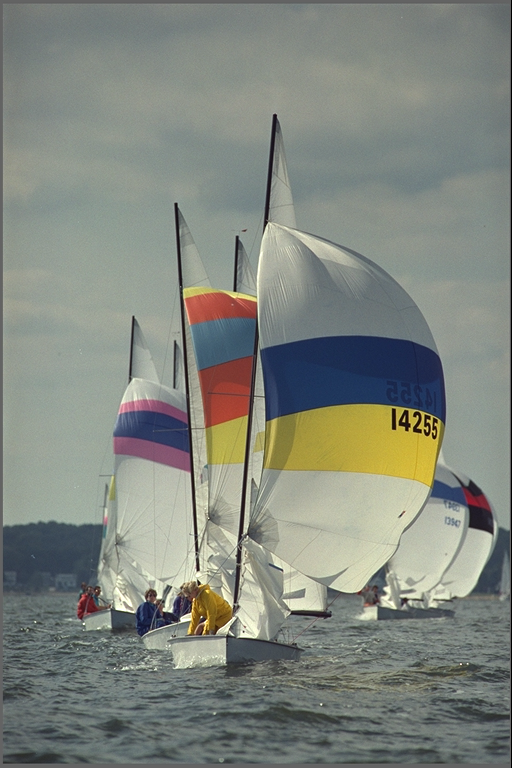
#> input picture lab4_vision/images/sailboats_col.png, 512 x 768 px; the run also reads 1 picture not shown here
$ jupyter execute vision.ipynb   (older library calls are emulated)
#> lines starting #> are read from the running program, lines starting #| are printed output that depends on the picture
ZAD 1. Zrealizować operację filtracji barwnego obrazu cyfrowego.
Do realizacji zadania wykorzystać obrazy zaszumione (szumem gaussowskim oraz impulsowym).
Każdy z obrazów wejściowych poddać przetwarzaniu filtrem wygładzającym (Gaussa) i filtrem
medianowym. Każdy obraz wynikowy wyświetlić i obliczyć dla niego PSNR (w stosunku do obrazu
oryginalnego, nie zaszumionego!, funkcja do obliczania PSNR dostępna jest w przykładowym
skrypcie). Ocenić działanie filtrów dla masek o rozmiarach: 3x3, 5x5, 7x7.
Zebrać w tabeli PSNR dla różnych rodzajów szumów, filtrów i rozmiarów maski.
Jaki wpływ na skuteczność filtracji i na zniekształcenie obrazu ma rozmiar maski filtru?
Czy ocena subiektywna uzyskanych obrazów wynikowych, jest zgodna z PSNR (lepsza jakość –
większy PSNR)?

[cell 1]
# Import the necessary packages and initialize the list of reference
import os
import cv2
import numpy as np
import matplotlib.pyplot as plt

images_dir = "images/"
image = cv2.imread(images_dir+"sailboats_col.png", cv2.IMREAD_UNCHANGED)
#> image is the input picture: shape (768, 512, 3); mean B, G, R 126, 134.4, 129.2
image_noise = cv2.imread(images_dir+"sailboats_col_noise.png", cv2.IMREAD_UNCHANGED)
image_inoise1 = cv2.imread(images_dir+"sailboats_col_inoise1.png", cv2.IMREAD_UNCHANGED)
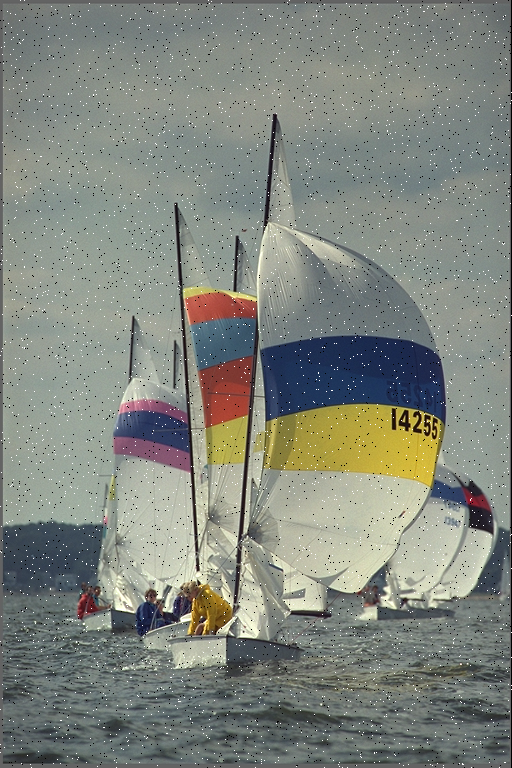
#> input picture lab4_vision/images/sailboats_col_inoise1.png, 512 x 768 px
#> image_inoise1 is the input picture: shape (768, 512, 3); mean B, G, R 126, 134.2, 129.2

[cell 2]
# Display image
def imshow(img, img_title="image"):
    if (img.dtype == np.float32) or (img.dtype == np.float64):
        img_ = img/255
    else:
        img_ = img

    cv2.imshow(img_title, img_)
    cv2.waitKey(0)
    cv2.destroyAllWindows()

# Calculate PSNR
def calcPSNR(img1, img2):
    imax = 255.**2
    mse = ((img1.astype(np.float64)-img2)**2).sum()/img1.size
    return 10.0*np.log10(imax/mse)

[cell 3]
os.makedirs("results1", exist_ok=True)

# Blur and save images for different map sizes
def blur(image_noise, map_sizes, path_to_save):
#> called with path_to_save = './results1/1_'
    for map_size in map_sizes:
        gblur_img = cv2.GaussianBlur(image_noise, map_size, 0)
        cv2.imwrite(path_to_save+f"gblur{map_size}.png", gblur_img)
#> this loop made 3 passes
#> pass 3, in blur, `gblur_img = cv2.GaussianBlur(image_noise, map_size, 0)`:
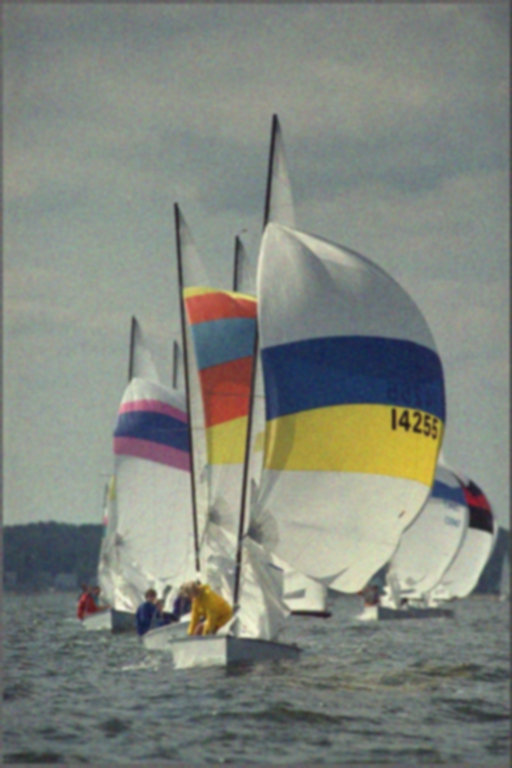
#> gblur_img: shape (768, 512, 3); mean B, G, R 126.1, 134.4, 129.3

    for map_size in map_sizes:
        mblur_img = cv2.medianBlur(image_noise, map_size[0])
        cv2.imwrite(path_to_save+f"mblur{map_size}.png", mblur_img)

map_sizes = [(3, 3), (5, 5), (7, 7)]
blur(image_noise, map_sizes, "./results1/1_")
blur(image_inoise1, map_sizes, "./results1/2_")

ZAD. 2 Zrealizować operację wyrównania histogramu dla obrazu barwnego i zapisać obraz wynikowy do
pliku. UWAGA: operację wyrównania histogramu należy wykonać wyłącznie dla składowej
odpowiadającej za jasność, w tym celu należy wejściowy obraz RGB skonwertować do innej
przestrzeni (np. YCbCr/YUV), a po wyrównaniu histogramu dla właściwej składowej powrócić do
pierwotnego formatu.
Porównać uzyskane obrazy i ich histogramy (w szczególności: histogram dla składowej, dla której
wykonano operację wyrównywania histogramu).

[cell 4]
os.makedirs("results2", exist_ok=True)

# Make a histogram of the original image and the equalized image
plt.figure()
image_hist = plt.hist(image.flatten(), 256, range=[0.0, 255.0])
plt.savefig("results2/image_hist.png")
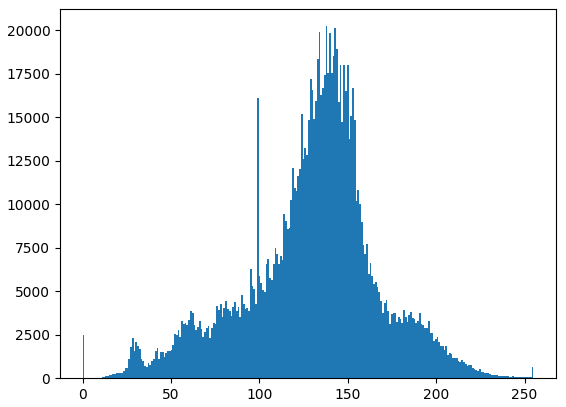
#> figure drawn by matplotlib, 1 panel; tallest bar 20242 high, from x = 137.5 to 138.5

plt.figure()
image_YCrCb = cv2.cvtColor(image, cv2.COLOR_BGR2YCrCb)
#> image_YCrCb: shape (768, 512, 3); mean of channels 0, 1, 2 131.9, 126.1, 124.7
image_YCrCb[:,:,0] = cv2.equalizeHist(image_YCrCb[:,:,0])
#> image_YCrCb: shape (768, 512, 3); mean of channels 0, 1, 2 128.5, 126.1, 124.7
image_equ = cv2.cvtColor(image_YCrCb, cv2.COLOR_YCrCb2BGR)
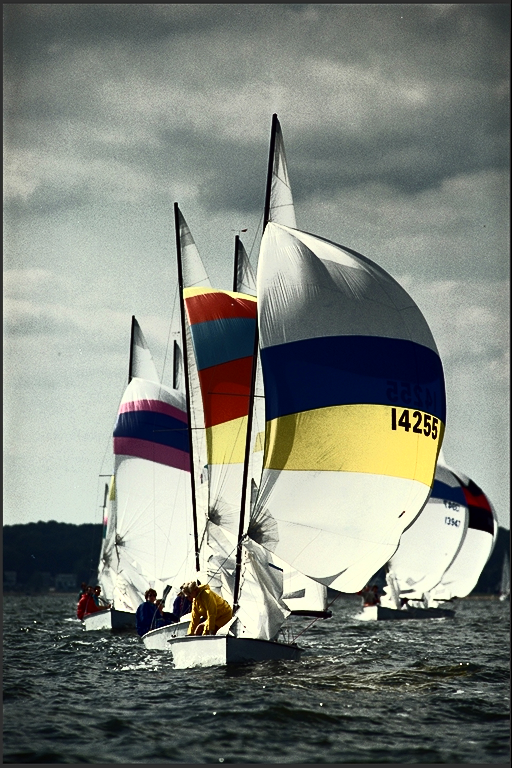
#> image_equ: shape (768, 512, 3); mean B, G, R 122.7, 131.1, 126.2
image_equ_hist = plt.hist(image_equ.flatten(), 256, range=[0.0, 255.0])
plt.savefig("results2/image_equ_hist.png")
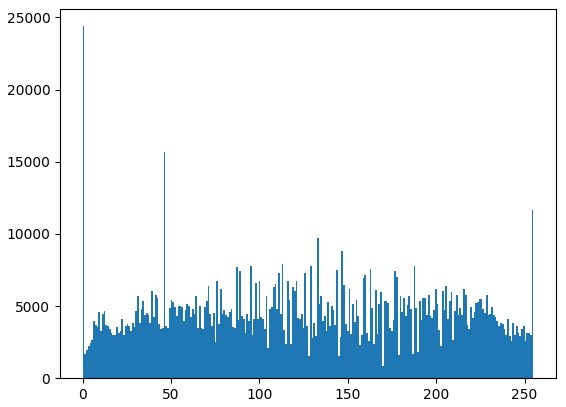
#> figure drawn by matplotlib, 1 panel; tallest bar 24396 high, from x = 0 to 0.996

cv2.imwrite("results2/image_equ.png", image_equ)
#> Out = True

ZAD. 3
Korzystając z filtru Laplace’a do wyznaczenia wysokoczęstotliwościowych składowych obrazu
dokonać wyostrzenia obrazu:
img_out = img_in + W*img_laplace.
Jaki jest wpływ wagi składowej wysokoczęstotliwościowej na postać obrazu wynikowego?
Dla jakich wartości tej wagi uzyskuje się dobre, przyjemne dla oka wyniki?
Uwaga: należy pamiętać, że wyostrzanie obrazu powoduje również uwydatnienie szumu w obrazie, w
niektórych przypadkach (niezbyt dobrej jakości obrazów oryginalnych) przydatne może być wstępne
wygładzenie obrazu filtrem dolnoprzepustowym (np. filtrem Gaussa).
Wskazówka: wykorzystać funkcję cv2.addWeighted() do sumowania obrazów i równoczesnej
konwersji wyniku do 8-bitowych liczb całkowitych z przedziału [0, 255].
Uwaga: ze względu na sposób wyliczania laplasjanu w bibliotece OpenCV w celu uzyskania
‘dobrych’ wyników należy odjąć ‘obraz wysokoczęstotliwościowy’, czyli zastosować ujemne
wartości wagi W.

[cell 5]
os.makedirs("results3", exist_ok=True)

# Sharpen the image with different weights
image_gblur = cv2.GaussianBlur(image, (3, 3), 0)
image_lap = cv2.Laplacian(image_gblur, cv2.CV_64F)
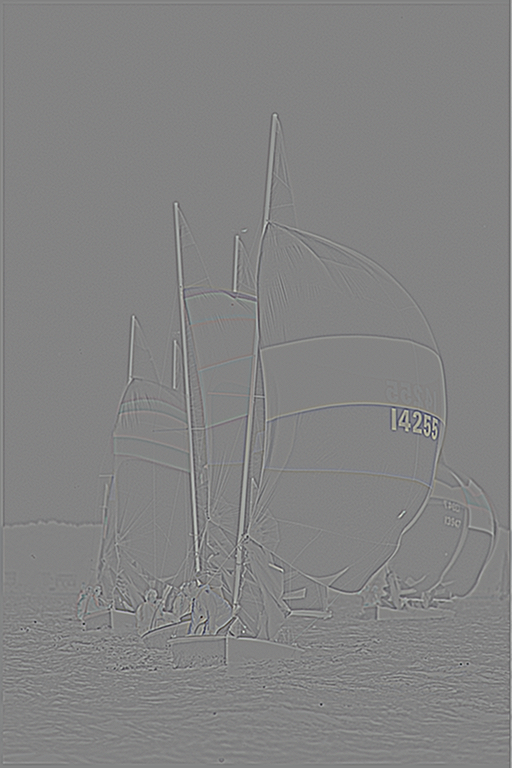
#> image_lap: shape (768, 512, 3) float64; mean B, G, R 0.1, 0.1, 0.1; drawn with min black and max white
image_lap = np.uint8(np.clip(np.abs(image_lap), 0, 255))
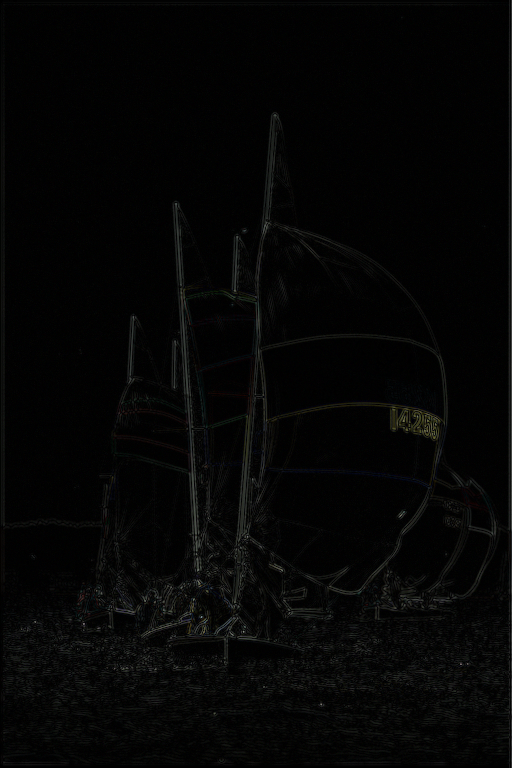
#> image_lap: shape (768, 512, 3); mean B, G, R 4.8, 5.2, 5

image_sharped1 = cv2.addWeighted(image, 1, image_lap, -0.5, 0)
image_sharped2 = cv2.addWeighted(image, 1, image_lap, -0.7, 0)
image_sharped3 = cv2.addWeighted(image, 1, image_lap, -0.3, 0)

cv2.imwrite("results3/image_sharped1.png", image_sharped1)
cv2.imwrite("results3/image_sharped2.png", image_sharped2)
cv2.imwrite("results3/image_sharped3.png", image_sharped3)
#> Out = True
